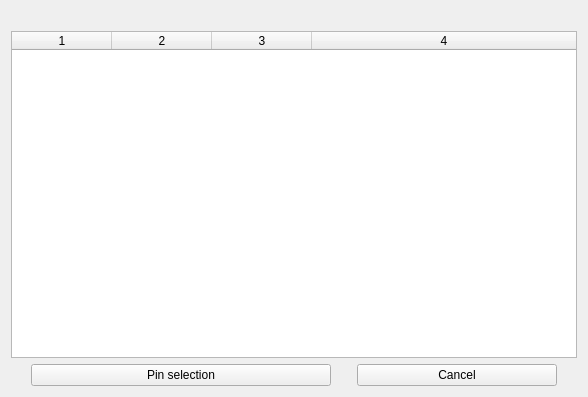
<?xml version="1.0" encoding="UTF-8"?>
<ui version="4.0">
 <class>BatchPinList</class>
 <widget class="QWidget" name="BatchPinList">
  <property name="geometry">
   <rect>
    <x>0</x>
    <y>0</y>
    <width>588</width>
    <height>397</height>
   </rect>
  </property>
  <property name="windowTitle">
   <string>Form</string>
  </property>
  <layout class="QVBoxLayout" name="verticalLayout_2">
   <item>
    <layout class="QVBoxLayout" name="verticalLayout">
     <item>
      <layout class="QHBoxLayout" name="horizontalLayout">
       <item>
        <widget class="QLabel" name="labelBasePath">
         <property name="text">
          <string/>
         </property>
        </widget>
       </item>
      </layout>
     </item>
     <item>
      <widget class="QTableWidget" name="tableWidget">
       <property name="showGrid">
        <bool>false</bool>
       </property>
       <property name="columnCount">
        <number>4</number>
       </property>
       <attribute name="horizontalHeaderVisible">
        <bool>true</bool>
       </attribute>
       <attribute name="horizontalHeaderStretchLastSection">
        <bool>true</bool>
       </attribute>
       <column/>
       <column/>
       <column/>
       <column/>
      </widget>
     </item>
     <item>
      <layout class="QHBoxLayout" name="hLayoutCtrl">
       <item>
        <widget class="QPushButton" name="proceedButton">
         <property name="maximumSize">
          <size>
           <width>300</width>
           <height>16777215</height>
          </size>
         </property>
         <property name="text">
          <string>Pin selection</string>
         </property>
        </widget>
       </item>
       <item>
        <widget class="QPushButton" name="cancelButton">
         <property name="maximumSize">
          <size>
           <width>200</width>
           <height>16777215</height>
          </size>
         </property>
         <property name="text">
          <string>Cancel</string>
         </property>
        </widget>
       </item>
      </layout>
     </item>
    </layout>
   </item>
  </layout>
 </widget>
 <resources/>
 <connections/>
</ui>
